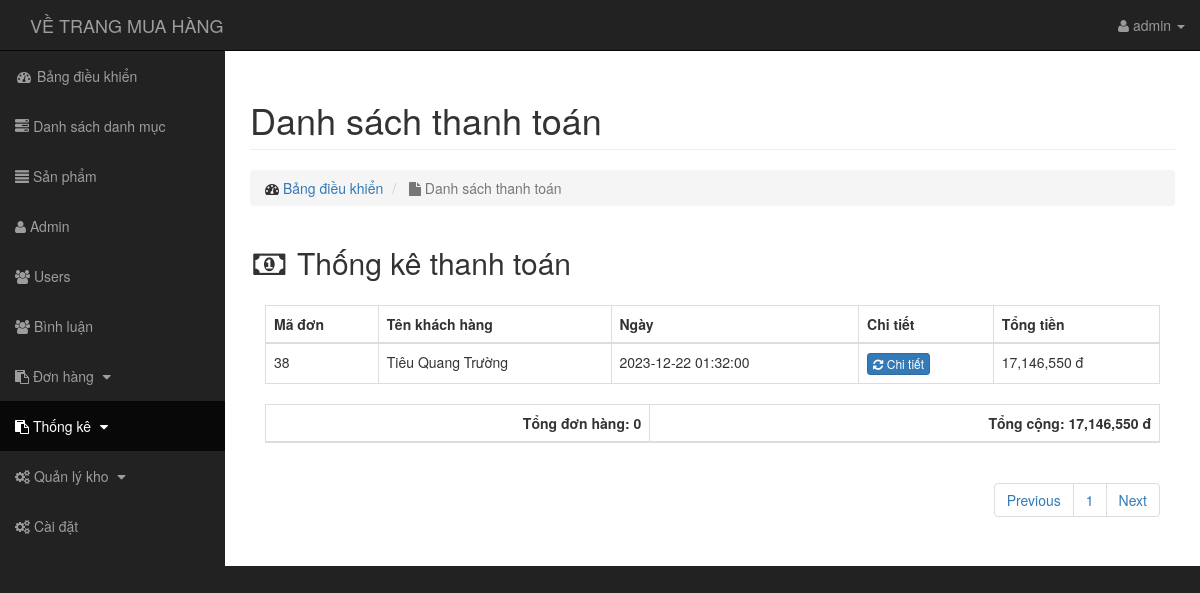
Page /admin/thongke/index.php (signed in) on the committed database.
### tables this page shows
CREATE TABLE `transaction` (
  `id` int(11) NOT NULL,
  `amount` varchar(255) NOT NULL,
  `bank_code` varchar(50) NOT NULL,
  `users_id` int(11) NOT NULL,
  `ten` varchar(50) NOT NULL,
  `sdt` varchar(10) NOT NULL,
  `email` varchar(50) NOT NULL,
  `diachi` varchar(255) NOT NULL,
  `status` tinyint(4) NOT NULL DEFAULT 0,
  `note` text NOT NULL,
  `huy` int(11) NOT NULL DEFAULT 0,
  `done` int(11) NOT NULL DEFAULT 0,
  `tructuyen` int(11) DEFAULT 0,
  `create_at` timestamp NOT NULL DEFAULT current_timestamp(),
  `update_at` timestamp NOT NULL DEFAULT current_timestamp() ON UPDATE current_timestamp()
);

CREATE TABLE `users` (
  `id` int(11) NOT NULL,
  `name` varchar(255) NOT NULL,
  `account` varchar(255) NOT NULL,
  `email` varchar(255) NOT NULL,
  `phone` varchar(10) NOT NULL,
  `address` varchar(255) NOT NULL,
  `level` int(255) NOT NULL DEFAULT 0,
  `password` varchar(255) NOT NULL,
  `avatar` varchar(255) NOT NULL,
  `status` tinyint(4) NOT NULL DEFAULT 1,
  `token` varchar(50) NOT NULL,
  `create_at` timestamp NOT NULL DEFAULT current_timestamp(),
  `update_at` timestamp NOT NULL DEFAULT current_timestamp() ON UPDATE current_timestamp()
);

### admin/autoload/dtbase.php (called while the page is built, shortened)
<?php
    class Database
    {
        public $link;
        public function __construct()
        {
            $this->link = mysqli_connect("localhost","root","","banhang") or die ();
            mysqli_set_charset($this->link,"utf8");
        }
        public function fetchsql( $sql )
        {
            $result = mysqli_query($this->link,$sql) or die("Lỗi  truy vấn sql " .mysqli_error($this->link));
            $data = [];
            if( $result)
            {
                while ($num = mysqli_fetch_assoc($result))
                {
                    $data[] = $num;
                }
            }
            return $data;
        }
        public function fetchID($table , $id )
        {
            $sql = "SELECT * FROM {$table} WHERE id = $id ";
            $result = mysqli_query($this->link,$sql) or die("Lỗi  truy vấn fetchID " .mysqli_error($this->link));
            return mysqli_fetch_assoc($result);
        }
         public function fetchAll($table)
        {
            $sql = "SELECT * FROM {$table} WHERE 1" ;
            $result = mysqli_query($this->link,$sql) or die("Lỗi Truy Vấn fetchAll " .mysqli_error($this->link));
            $data = [];
            if( $result)
            {
                while ($num = mysqli_fetch_assoc($result))
                {
                    $data[] = $num;
                }
            }
            return $data;
        }
        public  function fetchJones($table,$sql,$total = 1,$page,$row ,$pagi = true )
        {
            $data = [];
            if ($pagi == true )
            {
                $sotrang = ceil($total / $row);
                $start = ($page - 1 ) * $row ;
                $sql .= " LIMIT $start,$row ";
                $data = [ "page" => $sotrang];
                $result = mysqli_query($this->link,$sql) or die("Lỗi truy vấn fetchJone ---- " .mysqli_error($this->link));
            }
            else
            {
                $result = mysqli_query($this->link,$sql) or die("Lỗi truy vấn fetchJone ---- " .mysqli_error($this->link));
            }
            if( $result)
            {
                while ($num = mysqli_fetch_assoc($result))
                {
                    $data[] = $num;
                }
            }
            return $data;
        }
    }
?>

### admin/autoload/autoload.php (called while the page is built, shortened)
<?php
    include_once'dtbase.php';
    include_once'ftion.php';
        $db = new Database;
     ?>

### admin/autoload/ftion.php (called while the page is built, shortened)
<?php
    function formatprice($number)
    {
        $number = intval($number);
       return $number = number_format($number,0,'.',',')." đ";
    }
 ?>

### admin/thongke/index.php (the view, shortened to what this page needs)
<?php include_once'../autoload/autoload.php';
$admin = $db->fetchAll("transaction");
$sum = 0;
    if(isset($_GET['page']))
    {
        $p=$_GET['page'];
    }
    else{
        $p=1;
    }
    $sql = "SELECT * FROM transaction WHERE status = 1 ORDER BY id DESC";
    $sqli = "SELECT * FROM transaction WHERE  huy = 1 ORDER BY id DESC";
    $total = count($db->fetchsql($sql));
    $tinhtong = $db->fetchsql($sql);
    $stt = count($db->fetchsql($sqli));
    $transaction=$db->fetchJones('transaction',$sql,$total,$p,5,true);
       $don = $total - $stt;
    $sotrang = $transaction['page'];
    unset($transaction['page']);
    $path = $_SERVER['SCRIPT_NAME'];
?>
<?php include_once'../../layouts/header.php'?>
<div class="row">
    <div class="col-lg-12">
        <h1 class="page-header">
            Danh sách thanh toán
        </h1>
        <ol class="breadcrumb">
            <li>
                <i class="fa fa-dashboard"></i>  <a href="../index.php">Bảng điều khiển</a>
            </li>
            <li class="active">
                <i class="fa fa-file"></i> Danh sách thanh toán
            </li>
        </ol>
    </div>
</div>
<div class="row">
<div class="col-lg-12">
    <div>
        <div class="">
            <h2><i class="fa fa-money fa-fw"></i> Thống kê thanh toán</h2>
        </div>
        <div class="panel-body">
            <div class="table-responsive">
                <table class="table table-bordered table-hover">
                    <thead>
                        <tr>
                            <th>Mã đơn</th>
                            <th>Tên khách hàng</th>
                            <th>Ngày</th>
                            <th>Chi tiết</th>
                            <th>Tổng tiền</th>
                        </tr>
                    </thead>
                    <tbody>
                        <?php
                             foreach ($transaction as $row):?>
                        <?php if(($row['status']==1 && $row['huy']==0)) : ?>
                        <?php
                            $a = intval($row['users_id']);
                            $user =$db->fetchID("users",$a);
                             ?>
                        <tr>
                            <td><?php echo $row['id']; ?></td>
                            <td><?php echo $user['account'] ?></td>
                            <td><?php echo $row['update_at']  ?></td>
                            <td><a href="../transaction/dhdaxuly.php?id=<?php echo $row['id'] ?>" class="btn btn-xs btn-primary"><i class="fa fa-refresh" style="color: #fff;"></i> Chi tiết</a></td>
                            <td><?php echo formatprice($row['amount']) ?></td>
                        </tr>
                        <?php endif ?>
                        <?php endforeach ?>
                    </tbody>
                </table>
            </div>
            <table class="table table-bordered">
                <thead>
                    <tr >
                         <th style="text-align: right">Tổng đơn hàng:
                            <?php    echo $don ?>
                        </th>
                        <th style="text-align: right">Tổng cộng:
                            <?php foreach ($tinhtong as $value):?>
                            <?php $sum =$sum+ $value['amount']?>
                            <?php endforeach ?>
                            <?php echo formatprice($sum) ?>
                        </th>
                    </tr>
                </thead>
            </table>
            <div class="pull-right">
                <nav aria-label="page navigation">
                    <ul class="pagination">
                        <li class="page-item">
                            <a class="page-link" href="<?php echo $path ?>?page=<?php echo $p-1==0?1:$p-1 ?>" tabindex="-1">Previous</a>
                        </li>
                        <?php for ($i=1; $i <=$sotrang ; $i++):  ?>
                        <li class="<?php ($p==$i)?$active:'' ?>"><a class="" href="<?php echo $path ?>?page=<?php echo $i ?>"><?php echo $i ?></a></li>
                        <?php endfor ?>
                        <li class="page-item">
                            <a class="page-link" href="<?php echo $path ?>?page=<?php echo $p+1<$i?$p+1:$p ?>">Next</a>
                        </li>
                    </ul>
                </nav>
            </div>
        </div>
    </div>
</div>
</div>
<?php include_once'../../layouts/footer.php'?>

### public/admin/css/sb-admin.css (style rules this page uses)
body { margin-top: 100px; background-color: #222; }
@media (min-width:768px) { body { margin-top: 50px; } }

### rows in the picture
transaction: id "38", users.account "Tiêu Quang Trường", update_at "2023-12-22 01:32:00", amount "17,146,550 đ"

### other values in the picture
$_SESSION['admin_user'] "admin"
$don "0"
formatprice($sum) "17,146,550 đ"
